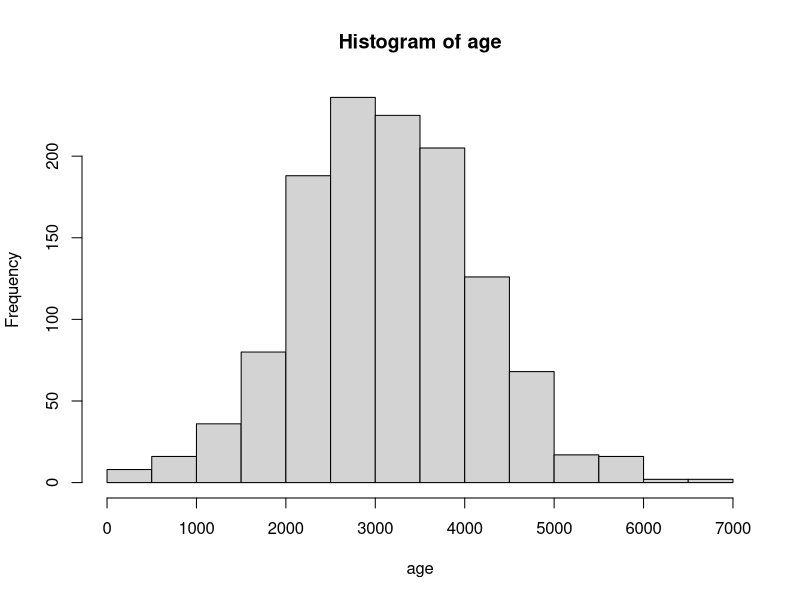

Write the R code that produced this figure. (Note: this script raises an error after producing the figure.)
# toymaker dataset
set.seed(6767)

# elf identifier variable. 1225 observations
total_elves <- 1225
elf_id <- 0001:total_elves

# sex variable
sex <- as.factor(sample(c("Male", "Female"), total_elves, T))
table(sex) # table() shows the count per category

# age
age <- pmax(round(rnorm(total_elves, mean = 3140, sd = 1000)), 100)
hist(age)

# job_type
job_type <- as.factor(sample(c("Full-time", "Part-time"), total_elves, T, prob = c(.75, .25)))
table(job_type)

# schedule
days <- c("Monday", "Tuesday", "Wednesday", "Thursday", "Friday", "Saturday") # Sundays are off
# Elves are either part-time or full-time

# creating dataframe + new variable: weekly_hours
toymaker <- data.frame(elf_id, sex, age, job_type) %>%
  mutate(weekly_hours = ifelse(job_type == "Full-time",
                               pmin(pmax(round(rnorm(n(), mean = 40, sd = 10)), 40), 60),
                               pmin(pmax(round(rnorm(n(), mean = 30, sd = 3)), 20), 34)
                              )
         )

# Test Visualizations (for assessing distribution purposes)
toymaker %>%
  select(job_type, weekly_hours) %>%
  table()

hist(toymaker$weekly_hours[toymaker$job_type == "Full-time"])
hist(toymaker$weekly_hours[toymaker$job_type == "Part-time"])
hist(toymaker$weekly_hours)

toymaker %>%
  filter(age <= 1000) %>%
  group_by(job_type) %>%
  arrange(age) %>%
  count(job_type)



